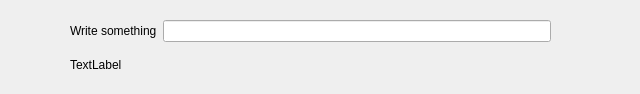
<?xml version="1.0" encoding="UTF-8"?>
<ui version="4.0">
 <class>Dialog</class>
 <widget class="QDialog" name="Dialog">
  <property name="geometry">
   <rect>
    <x>0</x>
    <y>0</y>
    <width>640</width>
    <height>94</height>
   </rect>
  </property>
  <property name="windowTitle">
   <string>Dialog</string>
  </property>
  <widget class="QWidget" name="layoutWidget">
   <property name="geometry">
    <rect>
     <x>70</x>
     <y>20</y>
     <width>481</width>
     <height>61</height>
    </rect>
   </property>
   <layout class="QVBoxLayout" name="verticalLayout">
    <item>
     <layout class="QHBoxLayout" name="horizontalLayout">
      <item>
       <widget class="QLabel" name="label">
        <property name="text">
         <string>Write something</string>
        </property>
       </widget>
      </item>
      <item>
       <widget class="QLineEdit" name="lineEdit"/>
      </item>
     </layout>
    </item>
    <item>
     <widget class="QLabel" name="label_2">
      <property name="text">
       <string>TextLabel</string>
      </property>
     </widget>
    </item>
   </layout>
  </widget>
 </widget>
 <resources/>
 <connections>
  <connection>
   <sender>lineEdit</sender>
   <signal>textEdited(QString)</signal>
   <receiver>label_2</receiver>
   <slot>setText(QString)</slot>
   <hints>
    <hint type="sourcelabel">
     <x>240</x>
     <y>180</y>
    </hint>
    <hint type="destinationlabel">
     <x>218</x>
     <y>198</y>
    </hint>
   </hints>
  </connection>
 </connections>
</ui>
